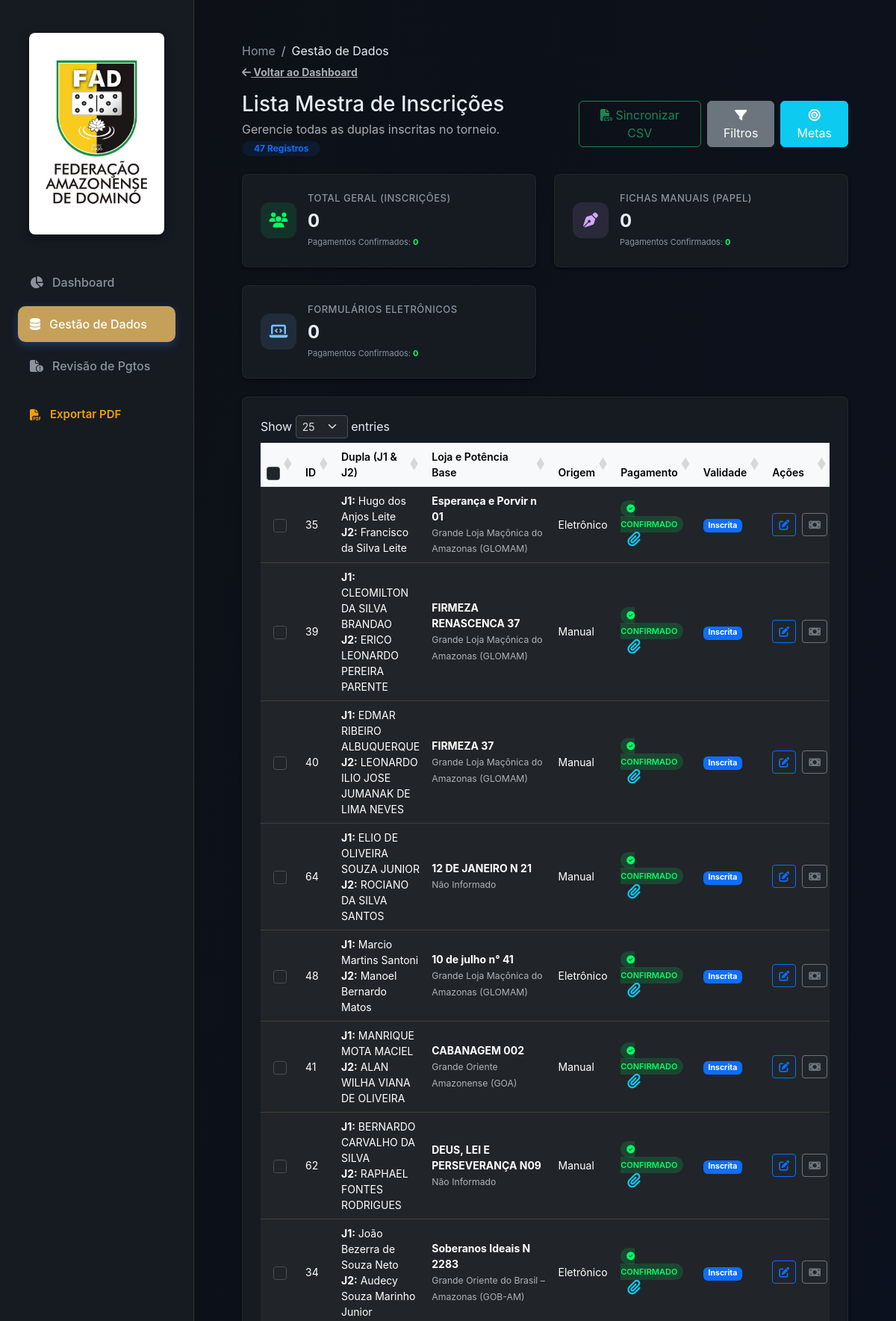
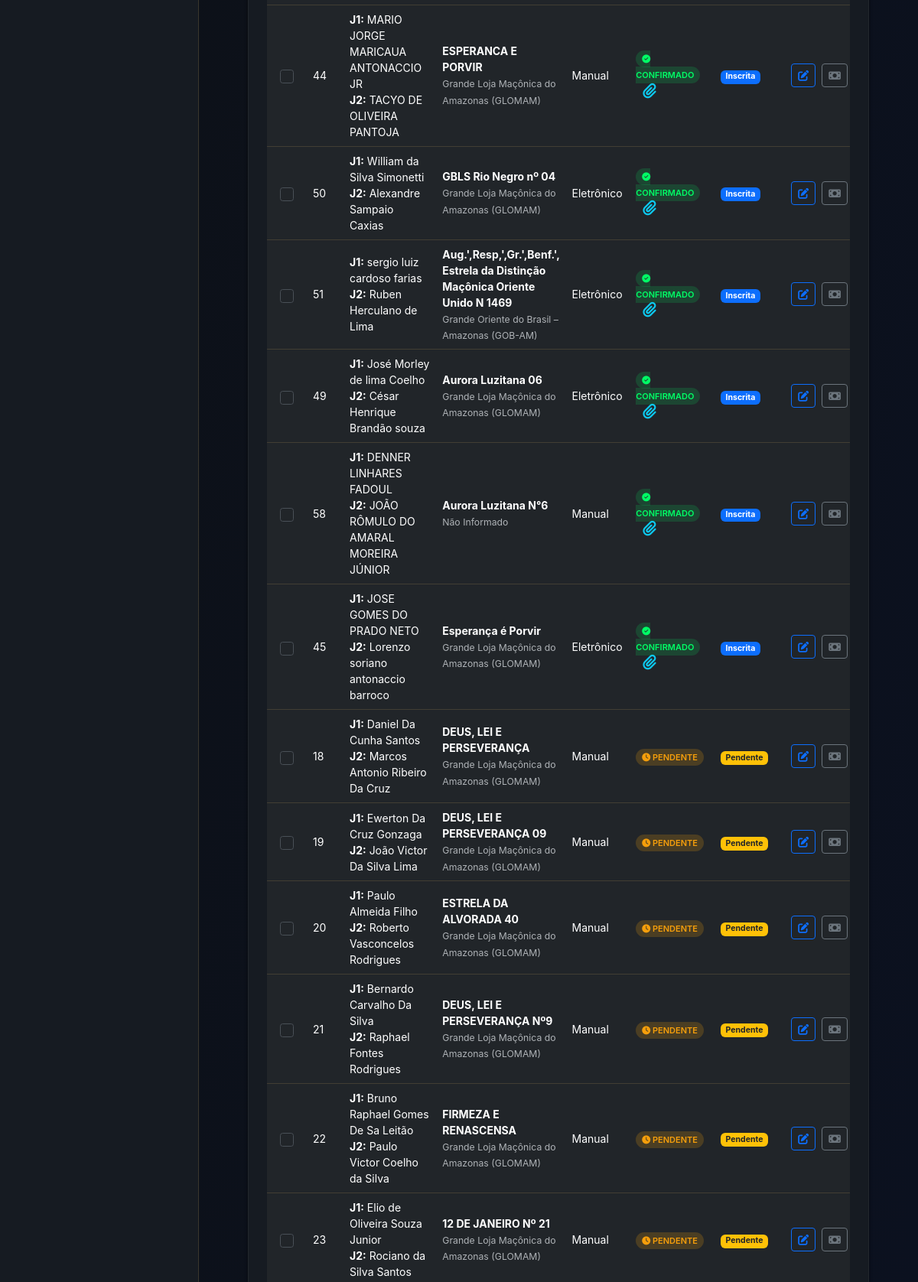
Page /gestao/ (upper part) on the committed database (2 pictures, top to bottom).
### dashboard/models.py (models this page shows, shortened)
class Dupla(models.Model):
    STATUS_CHOICES = [
        ('Pendente', 'Pendente'),
        ('Confirmado', 'Confirmado'),
    ]
    STATUS_INSCRICAO_CHOICES = [
        ('Pendente', 'Pendente'),
        ('Validada', 'Validada'),
        ('Inscrita', 'Inscrita'),
        ('Cancelada', 'Cancelada'),
        ('Teste', 'Teste'),
        ('Impugnada', 'Impugnada'),
        ('Eliminada', 'Eliminada'),
    ]
    status_inscricao = models.CharField(
        'Status da Inscrição',
        max_length=20,
        choices=STATUS_INSCRICAO_CHOICES,
        default='Pendente'
    )
    purgado = models.BooleanField('Registro Purgado?', default=False, help_text='Marcado quando o usuário deleta a inscrição na UI')
    origem = models.CharField(
        'Origem da Inscrição',
        max_length=50,
        choices=[('Eletrônico', 'Eletrônico (Google Forms)'), ('Manual', 'Ficha Manual (Física)')],
        default='Eletrônico'
    )
    data_hora = models.CharField('Data da Inscrição', max_length=100, blank=True, null=True)
    nome_jogador1 = models.CharField(max_length=200, verbose_name="Nome J1")
    apelido_jogador1 = models.CharField(max_length=100, blank=True, null=True, verbose_name="Apelido J1")
    cim_jogador1 = models.CharField(max_length=50, blank=True, null=True, verbose_name="CIM J1")
    idade_jogador1 = models.PositiveIntegerField('Idade J1', blank=True, null=True)
    profissao_jogador1 = models.CharField('Profissão J1', max_length=150, blank=True, null=True)
    telefone_jogador1 = models.CharField('Telefone J1', max_length=20, blank=True, null=True)
    email_jogador1 = models.EmailField('E-mail J1', blank=True, null=True)
    potencia_jogador1 = models.ForeignKey('Potencia', on_delete=models.SET_NULL, null=True, blank=True, related_name='jogadores1')
    loja_jogador1 = models.CharField('Loja Jogador 1', max_length=200, blank=True, null=True)
    nome_jogador2 = models.CharField('Nome Jogador 2', max_length=200, blank=True, null=True)
    apelido_jogador2 = models.CharField('Apelido J2', max_length=100, blank=True, null=True)
    cim_jogador2 = models.CharField(max_length=50, blank=True, null=True, verbose_name="CIM J2")
    idade_jogador2 = models.PositiveIntegerField('Idade J2', blank=True, null=True)
    profissao_jogador2 = models.CharField('Profissão J2', max_length=150, blank=True, null=True)
    telefone_jogador2 = models.CharField('Telefone J2', max_length=20, blank=True, null=True)
    email_jogador2 = models.EmailField('E-mail J2', blank=True, null=True)
    potencia_jogador2 = models.ForeignKey('Potencia', on_delete=models.SET_NULL, null=True, blank=True, related_name='jogadores2')
    loja_jogador2 = models.CharField('Loja Jogador 2', max_length=200, blank=True, null=True)
    acompanhantes_adultos = models.PositiveIntegerField('Adultos Acompanhantes', default=0)
    acompanhantes_criancas = models.PositiveIntegerField('Crianças Acompanhantes', default=0)
    status_pagamento = models.CharField(
        'Status do Pagamento',
        max_length=50,
        choices=STATUS_CHOICES,
        default='Pendente'
    )
    comprovante = models.OneToOneField('Comprovante', on_delete=models.SET_NULL, null=True, blank=True, related_name='dupla')
    ficha_inscricao = models.OneToOneField('FichaInscricao', on_delete=models.SET_NULL, null=True, blank=True, related_name='dupla')
    class Meta:
        verbose_name = 'Dupla'
        verbose_name_plural = 'Duplas'
        unique_together = ('nome_jogador1', 'nome_jogador2', 'data_hora')

class Potencia(models.Model):
    nome_completo = models.CharField('Nome Completo', max_length=200, unique=True)
    sigla = models.CharField('Sigla', max_length=50, unique=True)
    meta_inscricoes = models.PositiveIntegerField('Meta de Inscrições', default=0)
    class Meta:
        verbose_name = 'Potência'
        verbose_name_plural = 'Potências'

### dashboard/views.py (the view)
# urls.py: path('gestao/', views.gestao, name='gestao'),
def gestao(request):
    from django.db.models import F
    duplas = Dupla.objects.filter(purgado=False).order_by(F('comprovante__data_hora').asc(nulls_last=True), 'id')
    q = request.GET.get('q', '').strip()
    if q:
        duplas = duplas.filter(
            Q(nome_jogador1__icontains=q) |
            Q(nome_jogador2__icontains=q) |
            Q(loja_jogador1__icontains=q)
        )
    status = request.GET.get('status', '')
    if status:
        duplas = duplas.filter(status_pagamento=status)
    potencia_id = request.GET.get('potencia', '')
    if potencia_id:
        duplas = duplas.filter(potencia_jogador1__id=potencia_id)
    origem = request.GET.get('origem', '')
    if origem:
        duplas = duplas.filter(origem__icontains=origem)
    potencias = Potencia.objects.all()
    context = {
        'duplas': duplas,
        'potencias': potencias,
        'q': q,
        'status_filter': status,
        'potencia_filter': potencia_id,
        'origem_filter': origem
    }
    return render(request, 'gestao.html', context)

### templates/gestao.html (shortened to what this page needs)
{% load static %}
<!DOCTYPE html>
<html lang="pt-BR" data-bs-theme="dark">
<head>
    <link href="https://cdn.jsdelivr.net/npm/bootstrap@5.3.2/dist/css/bootstrap.min.css" rel="stylesheet">
    <link rel="stylesheet" href="https://cdnjs.cloudflare.com/ajax/libs/font-awesome/6.4.0/css/all.min.css">
    <link href="https://cdn.datatables.net/1.13.6/css/dataTables.bootstrap5.min.css" rel="stylesheet">
    <link rel="stylesheet" href="{% static 'css/style.css' %}">
</head>
<body>
<div class="dashboard-container">
    <aside class="sidebar">
        <div class="logo-container" style="margin-bottom: 20px; padding: 20px 15px; text-align: center;">
            <img src="{% static 'img/logo-FAD-com-fundo.jpeg' %}" alt="FAD Logo" style="width: 100%; height: auto; border-radius: 8px; box-shadow: 0 4px 12px rgba(0,0,0,0.5); object-fit: contain;">
        </div>
        <nav class="sidebar-nav">
            <a href="{% url 'index' %}"><i class="fa-solid fa-chart-pie"></i> Dashboard</a>
            <a href="{% url 'gestao' %}" class="active"><i class="fa-solid fa-database"></i> Gestão de Dados</a>
            <a href="{% url 'revisao_pagamentos' %}" id="linkRevisao"><i class="fa-solid fa-file-circle-exclamation"></i> Revisão de Pgtos </a>
            <button class="export-btn" onclick="window.print()">
                <i class="fa-solid fa-file-pdf"></i> Exportar PDF
            </button>
        </nav>
    </aside>
    <main class="main-content" style="height: 100vh; overflow-y: auto;">
        <div class="container-fluid px-4 py-4">
            <nav aria-label="breadcrumb">
                <ol class="breadcrumb mb-1">
                    <li class="breadcrumb-item"><a href="{% url 'index' %}">Home</a></li>
                    <li class="breadcrumb-item active" aria-current="page">Gestão de Dados</li>
                </ol>
            </nav>
    <a href="{% url 'index' %}" class="text-muted small fw-bold mb-3 d-inline-block"><i class="fa-solid fa-arrow-left"></i> Voltar ao Dashboard</a>
    <div class="d-flex justify-content-between align-items-center mb-4">
        <div>
            <h1 class="h3 mb-1">Lista Mestra de Inscrições</h1>
            <p class="text-muted mb-0 d-inline-block me-2">Gerencie todas as duplas inscritas no torneio.</p>
            <span class="badge bg-primary bg-opacity-10 text-primary rounded-pill px-3 py-1">{{ duplas|length }} Registros</span>
        </div>
        <div class="d-flex gap-2">
            <button id="btnSyncCSV" class="btn btn-outline-success">
                <i class="fa-solid fa-file-csv"></i> Sincronizar CSV
            </button>
            <button class="btn btn-secondary" type="button" data-bs-toggle="collapse" data-bs-target="#filterDrawer" aria-expanded="false" aria-controls="filterDrawer">
                <i class="fa-solid fa-filter"></i> Filtros
            </button>
            <button class="btn btn-info text-white" type="button" data-bs-toggle="modal" data-bs-target="#metasModal">
                <i class="fa-solid fa-bullseye"></i> Metas
            </button>
        </div>
    </div>
    <section class="metrics-grid mb-4" style="display: grid; grid-template-columns: repeat(auto-fit, minmax(280px, 1fr)); gap: 24px;">
        <div class="metric-card gestao-card" style="margin-bottom: 0; display: flex; align-items: center; gap: 15px;">
            <div class="metric-icon total-icon" style="background: rgba(0, 255, 102, 0.1); color: #00ff66; width: 48px; height: 48px; border-radius: 12px; display: flex; align-items: center; justify-content: center; font-size: 20px;">
                <i class="fa-solid fa-users"></i>
            </div>
            <div class="metric-info">
                <h3 style="font-size: 13px; color: #8b949e; text-transform: uppercase; letter-spacing: 0.5px; margin: 0 0 5px 0;">Total Geral (Inscrições)</h3>
                <p id="totalInscritos" class="metric-value" style="font-size: 24px; font-weight: 700; color: #e6edf3; margin: 0;">0</p>
                <p style="font-size: 11px; color: #8b949e; margin: 2px 0 0 0; font-weight: normal;">
                    Pagamentos Confirmados: <strong style="color: #00ff66;" id="totalConfirmados">0</strong>
                </p>
            </div>
        </div>
        <div class="metric-card gestao-card" style="margin-bottom: 0; display: flex; align-items: center; gap: 15px;">
            <div class="metric-icon" style="background: rgba(210, 168, 255, 0.1); color: #d2a8ff; width: 48px; height: 48px; border-radius: 12px; display: flex; align-items: center; justify-content: center; font-size: 20px;">
                <i class="fa-solid fa-pen-nib"></i>
            </div>
            <div class="metric-info">
                <h3 style="font-size: 13px; color: #8b949e; text-transform: uppercase; letter-spacing: 0.5px; margin: 0 0 5px 0;">Fichas Manuais (Papel)</h3>
                <p id="totalManual" class="metric-value" style="font-size: 24px; font-weight: 700; color: #e6edf3; margin: 0;">0</p>
                <p style="font-size: 11px; color: #8b949e; margin: 2px 0 0 0; font-weight: normal;">
                    Pagamentos Confirmados: <strong style="color: #00ff66;" id="confirmadosManual">0</strong>
                </p>
            </div>
        </div>
        <div class="metric-card gestao-card" style="margin-bottom: 0; display: flex; align-items: center; gap: 15px;">
            <div class="metric-icon" style="background: rgba(121, 192, 255, 0.1); color: #79c0ff; width: 48px; height: 48px; border-radius: 12px; display: flex; align-items: center; justify-content: center; font-size: 20px;">
                <i class="fa-solid fa-laptop-code"></i>
            </div>
            <div class="metric-info">
                <h3 style="font-size: 13px; color: #8b949e; text-transform: uppercase; letter-spacing: 0.5px; margin: 0 0 5px 0;">Formulários Eletrônicos</h3>
                <p id="totalEletronico" class="metric-value" style="font-size: 24px; font-weight: 700; color: #e6edf3; margin: 0;">0</p>
                <p style="font-size: 11px; color: #8b949e; margin: 2px 0 0 0; font-weight: normal;">
                    Pagamentos Confirmados: <strong style="color: #00ff66;" id="confirmadosEletronico">0</strong>
                </p>
            </div>
        </div>
    </section>
    <div class="gestao-card">
        <div class="table-responsive">
            <table id="duplasTable" class="table table-hover align-middle w-100">
                <thead class="table-light">
                    <tr>
                        <th style="width: 40px;" class="text-center">
                            <input type="checkbox" id="selectAll" class="custom-checkbox form-check-input">
                        </th>
                        <th>ID</th>
                        <th>Dupla (J1 & J2)</th>
                        <th>Loja e Potência Base</th>
                        <th>Origem</th>
                        <th>Pagamento</th>
                        <th>Validade</th>
                        <th>Ações</th>
                    </tr>
                </thead>
                <tbody id="duplasTbody">
                    {% for dupla in duplas %}
                    <tr>
                        <td class="text-center">
                            <input type="checkbox" class="dupla-check custom-checkbox form-check-input" value="{{ dupla.id }}">
                        </td>
                        <td>{{ dupla.id }}</td>
                        <td>
                            <strong>J1:</strong> {{ dupla.nome_jogador1 }}<br>
                            <strong>J2:</strong> {% if dupla.nome_jogador2 %}{{ dupla.nome_jogador2 }}{% else %}<span class="text-muted">Sem parceiro</span>{% endif %}
                        </td>
                        <td>
                            <strong>{{ dupla.loja_jogador1|default:"Não Informado" }}</strong><br>
                            <small class="text-muted">{{ dupla.potencia_jogador1.nome_completo|default:"Não Informado" }}</small>
                        </td>
                        <td>{{ dupla.origem }}</td>
                        <td>
                            {% if dupla.status_pagamento == 'Confirmado' %}
                                <span class="status-badge status-confirmado"><i class="fa-solid fa-check-circle"></i> Confirmado</span>
                            {% else %}
                                <span class="status-badge status-pendente"><i class="fa-solid fa-clock"></i> Pendente</span>
                            {% endif %}
                            {% if dupla.comprovante %}
                                <button class="btn btn-sm btn-link text-info p-0 ms-2" onclick="openComprovanteModal({{ dupla.id }}, '{{ dupla.comprovante.url }}')" title="Ver Comprovante">
                                    <i class="fa-solid fa-paperclip fs-5"></i>
                                </button>
                            {% endif %}
                        </td>
                        <td>
                            <span class="badge
                                {% if dupla.status_inscricao == 'Validada' %}bg-success
                                {% elif dupla.status_inscricao == 'Inscrita' %}bg-primary
                                {% elif dupla.status_inscricao == 'Pendente' %}bg-warning text-dark
                                {% elif dupla.status_inscricao == 'Cancelada' %}bg-danger
                                {% elif dupla.status_inscricao == 'Eliminada' %}bg-dark
                                {% else %}bg-secondary{% endif %}">
                                {{ dupla.status_inscricao }}
                            </span>
                        </td>
                        <td>
                            <div class="table-actions">
                                <button class="btn btn-sm btn-outline-primary" onclick="openEditModal({{ dupla.id }})" title="Editar">
                                    <i class="fa-solid fa-edit"></i>
                                </button>
                                <button class="btn btn-sm btn-outline-secondary" onclick="togglePagamento({{ dupla.id }}, '{{ dupla.status_pagamento }}')" title="Alternar Pagamento">
                                    <i class="fa-solid fa-money-bill"></i>
                                </button>
                            </div>
                        </td>
                    </tr>
                    {% endfor %}
                </tbody>
            </table>
        </div>
        </div>
    </main>
</div>
</body>
</html>

### rows in the picture
Dupla: id "35", nome_jogador1 "Hugo dos Anjos Leite", nome_jogador2 "Francisco da Silva Leite", loja_jogador1 "Esperança e Porvir n 01", potencia_jogador1.nome_completo "Grande Loja Maçônica do Amazonas (GLOMAM)", origem "Eletrônico", status_pagamento "Confirmado" (drawn), status_inscricao "Inscrita"
Dupla: id "39", nome_jogador1 "CLEOMILTON DA SILVA BRANDAO", nome_jogador2 "ERICO LEONARDO PEREIRA PARENTE", loja_jogador1 "FIRMEZA RENASCENCA 37", potencia_jogador1.nome_completo "Grande Loja Maçônica do Amazonas (GLOMAM)", origem "Manual", status_pagamento "Confirmado" (drawn), status_inscricao "Inscrita"
Dupla: id "40", nome_jogador1 "EDMAR RIBEIRO ALBUQUERQUE", nome_jogador2 "LEONARDO ILIO JOSE JUMANAK DE LIMA NEVES", loja_jogador1 "FIRMEZA 37", potencia_jogador1.nome_completo "Grande Loja Maçônica do Amazonas (GLOMAM)", origem "Manual", status_pagamento "Confirmado" (drawn), status_inscricao "Inscrita"
Dupla: id "64", nome_jogador1 "ELIO DE OLIVEIRA SOUZA JUNIOR", nome_jogador2 "ROCIANO DA SILVA SANTOS", loja_jogador1 "12 DE JANEIRO N 21", potencia_jogador1.nome_completo "Não Informado", origem "Manual", status_pagamento "Confirmado" (drawn), status_inscricao "Inscrita"
Dupla: id "48", nome_jogador1 "Marcio Martins Santoni", nome_jogador2 "Manoel Bernardo Matos", loja_jogador1 "10 de julho n° 41", potencia_jogador1.nome_completo "Grande Loja Maçônica do Amazonas (GLOMAM)", origem "Eletrônico", status_pagamento "Confirmado" (drawn), status_inscricao "Inscrita"
Dupla: id "41", nome_jogador1 "MANRIQUE MOTA MACIEL", nome_jogador2 "ALAN WILHA VIANA DE OLIVEIRA", loja_jogador1 "CABANAGEM 002", potencia_jogador1.nome_completo "Grande Oriente Amazonense (GOA)", origem "Manual", status_pagamento "Confirmado" (drawn), status_inscricao "Inscrita"
Dupla: id "62", nome_jogador1 "BERNARDO CARVALHO DA SILVA", nome_jogador2 "RAPHAEL FONTES RODRIGUES", loja_jogador1 "DEUS, LEI E PERSEVERANÇA N09", potencia_jogador1.nome_completo "Não Informado", origem "Manual", status_pagamento "Confirmado" (drawn), status_inscricao "Inscrita"
Dupla: id "34", nome_jogador1 "João Bezerra de Souza Neto", nome_jogador2 "Audecy Souza Marinho Junior", loja_jogador1 "Soberanos Ideais N 2283", potencia_jogador1.nome_completo "Grande Oriente do Brasil – Amazonas (GOB-AM)", origem "Eletrônico", status_pagamento "Confirmado" (drawn), status_inscricao "Inscrita"
Dupla: id "44", nome_jogador1 "MARIO JORGE MARICAUA ANTONACCIO JR", nome_jogador2 "TACYO DE OLIVEIRA PANTOJA", loja_jogador1 "ESPERANCA E PORVIR", potencia_jogador1.nome_completo "Grande Loja Maçônica do Amazonas (GLOMAM)", origem "Manual", status_pagamento "Confirmado" (drawn), status_inscricao "Inscrita"
Dupla: id "50", nome_jogador1 "William da Silva Simonetti", nome_jogador2 "Alexandre Sampaio Caxias", loja_jogador1 "GBLS Rio Negro nº 04", potencia_jogador1.nome_completo "Grande Loja Maçônica do Amazonas (GLOMAM)", origem "Eletrônico", status_pagamento "Confirmado" (drawn), status_inscricao "Inscrita"
Dupla: id "51", nome_jogador1 "sergio luiz cardoso farias", nome_jogador2 "Ruben Herculano de Lima", loja_jogador1 "Aug.',Resp,',Gr.',Benf.', Estrela da Distinção Maçônica Oriente Unido N 1469", potencia_jogador1.nome_completo "Grande Oriente do Brasil – Amazonas (GOB-AM)", origem "Eletrônico", status_pagamento "Confirmado" (drawn), status_inscricao "Inscrita"
Dupla: id "49", nome_jogador1 "José Morley de lima Coelho", nome_jogador2 "César Henrique Brandão souza", loja_jogador1 "Aurora Luzitana 06", potencia_jogador1.nome_completo "Grande Loja Maçônica do Amazonas (GLOMAM)", origem "Eletrônico", status_pagamento "Confirmado" (drawn), status_inscricao "Inscrita"
Dupla: id "58", nome_jogador1 "DENNER LINHARES FADOUL", nome_jogador2 "JOÃO RÔMULO DO AMARAL MOREIRA JÚNIOR", loja_jogador1 "Aurora Luzitana N°6", potencia_jogador1.nome_completo "Não Informado", origem "Manual", status_pagamento "Confirmado" (drawn), status_inscricao "Inscrita"
Dupla: id "45", nome_jogador1 "JOSE GOMES DO PRADO NETO", nome_jogador2 "Lorenzo soriano antonaccio barroco", loja_jogador1 "Esperança é Porvir", potencia_jogador1.nome_completo "Grande Loja Maçônica do Amazonas (GLOMAM)", origem "Eletrônico", status_pagamento "Confirmado" (drawn), status_inscricao "Inscrita"
Dupla: id "18", nome_jogador1 "Daniel Da Cunha Santos", nome_jogador2 "Marcos Antonio Ribeiro Da Cruz", loja_jogador1 "DEUS, LEI E PERSEVERANÇA", potencia_jogador1.nome_completo "Grande Loja Maçônica do Amazonas (GLOMAM)", origem "Manual", status_pagamento "Pendente" (drawn), status_inscricao "Pendente"
Dupla: id "19", nome_jogador1 "Ewerton Da Cruz Gonzaga", nome_jogador2 "João Victor Da Silva Lima", loja_jogador1 "DEUS, LEI E PERSEVERANÇA 09", potencia_jogador1.nome_completo "Grande Loja Maçônica do Amazonas (GLOMAM)", origem "Manual", status_pagamento "Pendente" (drawn), status_inscricao "Pendente"
Dupla: id "20", nome_jogador1 "Paulo Almeida Filho", nome_jogador2 "Roberto Vasconcelos Rodrigues", loja_jogador1 "ESTRELA DA ALVORADA 40", potencia_jogador1.nome_completo "Grande Loja Maçônica do Amazonas (GLOMAM)", origem "Manual", status_pagamento "Pendente" (drawn), status_inscricao "Pendente"
Dupla: id "21", nome_jogador1 "Bernardo Carvalho Da Silva", nome_jogador2 "Raphael Fontes Rodrigues", loja_jogador1 "DEUS, LEI E PERSEVERANÇA Nº9", potencia_jogador1.nome_completo "Grande Loja Maçônica do Amazonas (GLOMAM)", origem "Manual", status_pagamento "Pendente" (drawn), status_inscricao "Pendente"
Dupla: id "22", nome_jogador1 "Bruno Raphael Gomes De Sa Leitão", nome_jogador2 "Paulo Victor Coelho da Silva", loja_jogador1 "FIRMEZA E RENASCENSA", potencia_jogador1.nome_completo "Grande Loja Maçônica do Amazonas (GLOMAM)", origem "Manual", status_pagamento "Pendente" (drawn), status_inscricao "Pendente"
Dupla: id "23", nome_jogador1 "Elio de Oliveira Souza Junior", nome_jogador2 "Rociano da Silva Santos", loja_jogador1 "12 DE JANEIRO Nº 21", potencia_jogador1.nome_completo "Grande Loja Maçônica do Amazonas (GLOMAM)", origem "Manual", status_pagamento "Pendente" (drawn), status_inscricao "Pendente"

### other values in the picture
{{ duplas|length }} "47"
